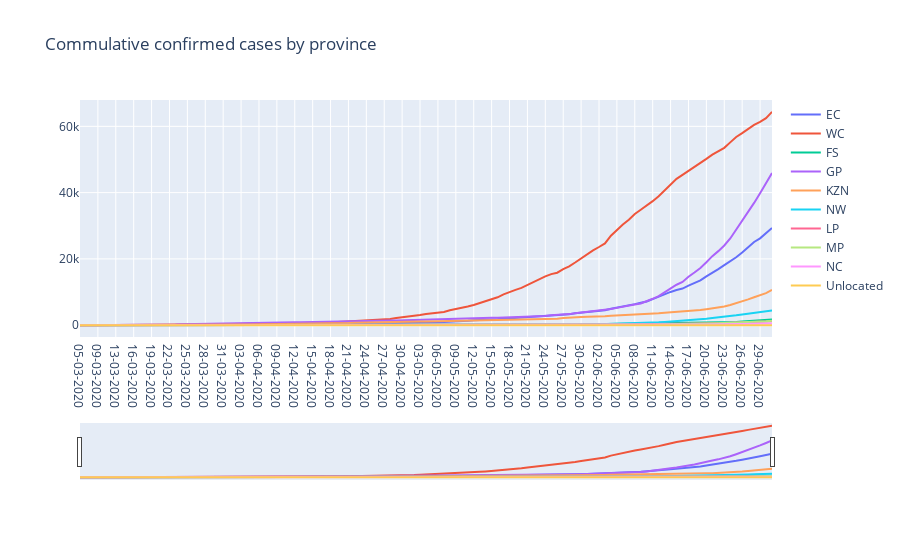

The cell this chart's notebook holds for it:
### Code cell
#Drop unwanted columns
# Provincial cases dataset
df_day = df_day.drop(['source','Unnamed: 0','YYYYMMDD'],axis = 1)
#append dates with missing data with previous day data(bc commulative)
df_day = df_day.fillna(method='ffill')

# df_death = df_death.drop(['source','Unnamed: 0','YYYYMMDD'],axis = 1)
#append dates with missing data with previous day data(bc commulative)
df_death = df_death.fillna(method='ffill')

#Commulative cases by province


fig_comm = go.Figure()
fig_comm.add_trace(
    go.Scatter(
        y=df_day['EC'],
        x=df_day.date,
        name= 'EC'
    ))
fig_comm.add_trace(
    go.Scatter(
        y=df_day['WC'],
        x=df_day.date,
        name= 'WC'
    ))
fig_comm.add_trace(
    go.Scatter(
        y=df_day['FS'],
        x=df_day.date,
        name= 'FS'
    ))
fig_comm.add_trace(
    go.Scatter(
        y=df_day['GP'],
        x=df_day.date,
        name= 'GP'
    ))
fig_comm.add_trace(
    go.Scatter(
        y=df_day['KZN'],
        x=df_day.date,
        name= "KZN"
    ))
fig_comm.add_trace(
    go.Scatter(
        y=df_day['NW'],
        x=df_day.date,
        name= 'NW'
    ))
fig_comm.add_trace(
    go.Scatter(
        y=df_day['LP'],
        x=df_day.date,
        name= 'LP'
    ))
fig_comm.add_trace(
    go.Scatter(
        y=df_day['MP'],
        x=df_day.date,
        name= 'MP'
    ))
fig_comm.add_trace(
    go.Scatter(
        y=df_day['NC'],
        x=df_day.date,
        name= 'NC'
    ))
fig_comm.add_trace(
    go.Scatter(
        y=df_day['UNKNOWN'],
        x=df_day.date,
        name='Unlocated'
    ))
# fig_comm.add_trace(
#     go.Scatter(
#         y=df_day['total'],
#         x=df_day.date,
#         name='Total Confirmed in SA'
#     ))

fig_comm.update_layout(hovermode='x',
                       title = 'Commulative confirmed cases by province',
                       xaxis=dict(
                         rangeslider=dict(
                             visible = True),
                           
       
                       
    ))
